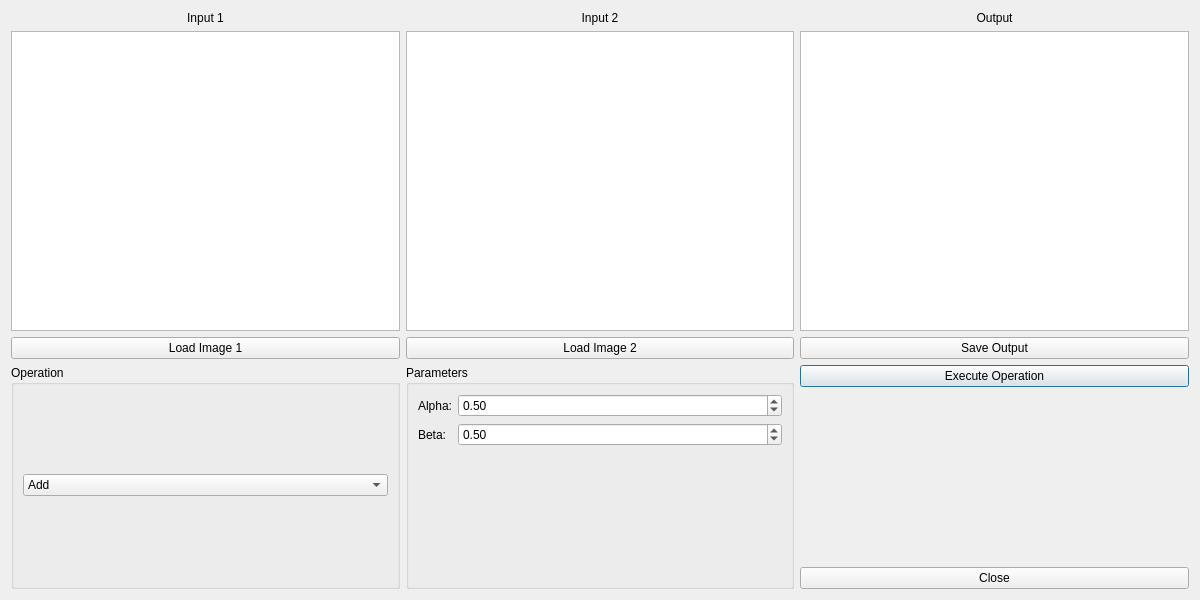
<?xml version="1.0" encoding="UTF-8"?>
<ui version="4.0">
 <class>ArithmeticDialog</class>
 <widget class="QDialog" name="ArithmeticDialog">
  <property name="geometry">
   <rect>
    <x>0</x>
    <y>0</y>
    <width>1200</width>
    <height>600</height>
   </rect>
  </property>
  <property name="windowTitle">
   <string>Arithmetic Operations</string>
  </property>
  <layout class="QVBoxLayout" name="verticalLayout">
   <item>
    <layout class="QHBoxLayout" name="horizontalLayout">
     <item>
      <layout class="QVBoxLayout" name="input1Layout">
       <item>
        <widget class="QLabel" name="labelInput1">
         <property name="text">
          <string>Input 1</string>
         </property>
         <property name="alignment">
          <set>Qt::AlignCenter</set>
         </property>
        </widget>
       </item>
       <item>
        <widget class="QGraphicsView" name="graphicsViewInput1">
         <property name="sizePolicy">
          <sizepolicy hsizetype="Expanding" vsizetype="Expanding">
           <horstretch>0</horstretch>
           <verstretch>0</verstretch>
          </sizepolicy>
         </property>
         <property name="minimumSize">
          <size>
           <width>300</width>
           <height>300</height>
          </size>
         </property>
        </widget>
       </item>
       <item>
        <widget class="QPushButton" name="pushButtonLoadInput1">
         <property name="text">
          <string>Load Image 1</string>
         </property>
        </widget>
       </item>
      </layout>
     </item>
     <item>
      <layout class="QVBoxLayout" name="input2Layout">
       <item>
        <widget class="QLabel" name="labelInput2">
         <property name="text">
          <string>Input 2</string>
         </property>
         <property name="alignment">
          <set>Qt::AlignCenter</set>
         </property>
        </widget>
       </item>
       <item>
        <widget class="QGraphicsView" name="graphicsViewInput2">
         <property name="sizePolicy">
          <sizepolicy hsizetype="Expanding" vsizetype="Expanding">
           <horstretch>0</horstretch>
           <verstretch>0</verstretch>
          </sizepolicy>
         </property>
         <property name="minimumSize">
          <size>
           <width>300</width>
           <height>300</height>
          </size>
         </property>
        </widget>
       </item>
       <item>
        <widget class="QPushButton" name="pushButtonLoadInput2">
         <property name="text">
          <string>Load Image 2</string>
         </property>
        </widget>
       </item>
      </layout>
     </item>
     <item>
      <layout class="QVBoxLayout" name="outputLayout">
       <item>
        <widget class="QLabel" name="labelOutput">
         <property name="text">
          <string>Output</string>
         </property>
         <property name="alignment">
          <set>Qt::AlignCenter</set>
         </property>
        </widget>
       </item>
       <item>
        <widget class="QGraphicsView" name="graphicsViewOutput">
         <property name="sizePolicy">
          <sizepolicy hsizetype="Expanding" vsizetype="Expanding">
           <horstretch>0</horstretch>
           <verstretch>0</verstretch>
          </sizepolicy>
         </property>
         <property name="minimumSize">
          <size>
           <width>300</width>
           <height>300</height>
          </size>
         </property>
        </widget>
       </item>
       <item>
        <widget class="QPushButton" name="pushButtonSaveOutput">
         <property name="text">
          <string>Save Output</string>
         </property>
        </widget>
       </item>
      </layout>
     </item>
    </layout>
   </item>
   <item>
    <layout class="QHBoxLayout" name="controlLayout">
     <item>
      <widget class="QGroupBox" name="groupBoxOperation">
       <property name="title">
        <string>Operation</string>
       </property>
       <layout class="QVBoxLayout" name="verticalLayout_2">
        <item>
         <widget class="QComboBox" name="comboBoxOperation">
          <item>
           <property name="text">
            <string>Add</string>
           </property>
          </item>
          <item>
           <property name="text">
            <string>Subtract</string>
           </property>
          </item>
          <item>
           <property name="text">
            <string>Multiply</string>
           </property>
          </item>
          <item>
           <property name="text">
            <string>Divide</string>
           </property>
          </item>
         </widget>
        </item>
       </layout>
      </widget>
     </item>
     <item>
      <widget class="QGroupBox" name="groupBoxParameters">
       <property name="title">
        <string>Parameters</string>
       </property>
       <layout class="QFormLayout" name="formLayout">
        <item row="0" column="0">
         <widget class="QLabel" name="labelAlpha">
          <property name="text">
           <string>Alpha:</string>
          </property>
         </widget>
        </item>
        <item row="0" column="1">
         <widget class="QDoubleSpinBox" name="doubleSpinBoxAlpha">
          <property name="minimum">
           <double>0.000000000000000</double>
          </property>
          <property name="maximum">
           <double>1.000000000000000</double>
          </property>
          <property name="singleStep">
           <double>0.100000000000000</double>
          </property>
          <property name="value">
           <double>0.500000000000000</double>
          </property>
         </widget>
        </item>
        <item row="1" column="0">
         <widget class="QLabel" name="labelBeta">
          <property name="text">
           <string>Beta:</string>
          </property>
         </widget>
        </item>
        <item row="1" column="1">
         <widget class="QDoubleSpinBox" name="doubleSpinBoxBeta">
          <property name="minimum">
           <double>0.000000000000000</double>
          </property>
          <property name="maximum">
           <double>1.000000000000000</double>
          </property>
          <property name="singleStep">
           <double>0.100000000000000</double>
          </property>
          <property name="value">
           <double>0.500000000000000</double>
          </property>
         </widget>
        </item>
       </layout>
      </widget>
     </item>
     <item>
      <layout class="QVBoxLayout" name="buttonLayout">
       <item>
        <widget class="QPushButton" name="pushButtonExecute">
         <property name="text">
          <string>Execute Operation</string>
         </property>
         <property name="default">
          <bool>true</bool>
         </property>
        </widget>
       </item>
       <item>
        <spacer name="verticalSpacer">
         <property name="orientation">
          <enum>Qt::Vertical</enum>
         </property>
         <property name="sizeHint" stdset="0">
          <size>
           <width>20</width>
           <height>40</height>
          </size>
         </property>
        </spacer>
       </item>
       <item>
        <widget class="QPushButton" name="pushButtonClose">
         <property name="text">
          <string>Close</string>
         </property>
        </widget>
       </item>
      </layout>
     </item>
    </layout>
   </item>
  </layout>
 </widget>
 <resources/>
 <connections>
  <connection>
   <sender>pushButtonClose</sender>
   <signal>clicked()</signal>
   <receiver>ArithmeticDialog</receiver>
   <slot>accept()</slot>
  </connection>
 </connections>
</ui>
